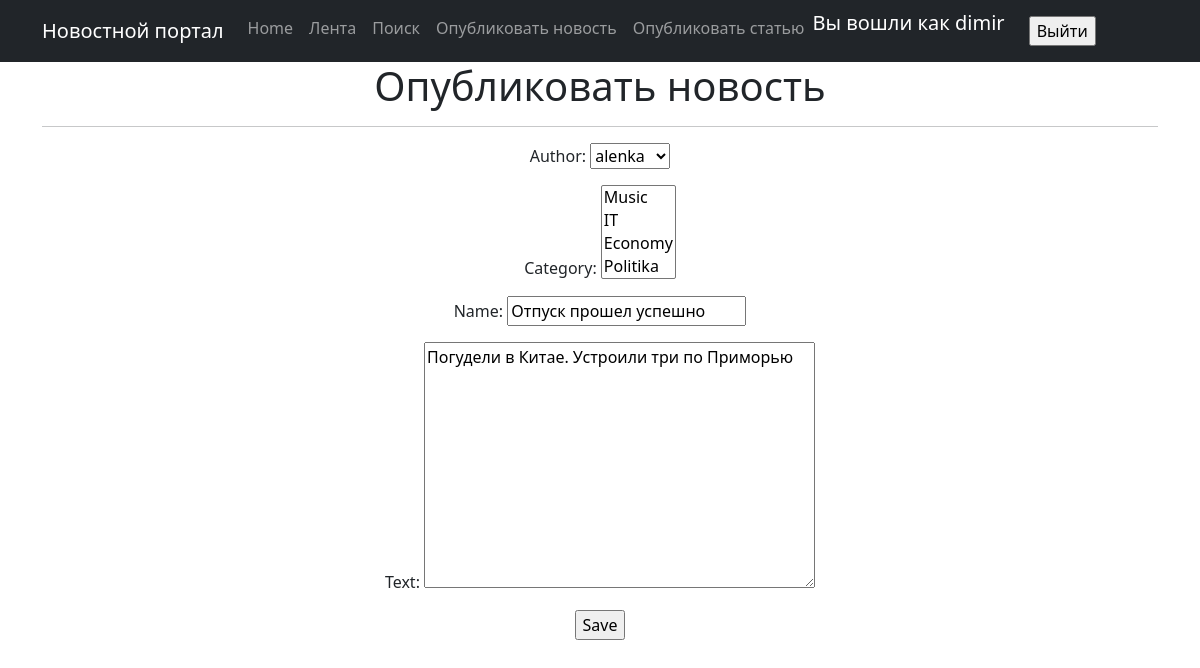
Page /posts/4/news/update/ (signed in) on the earlier database version.
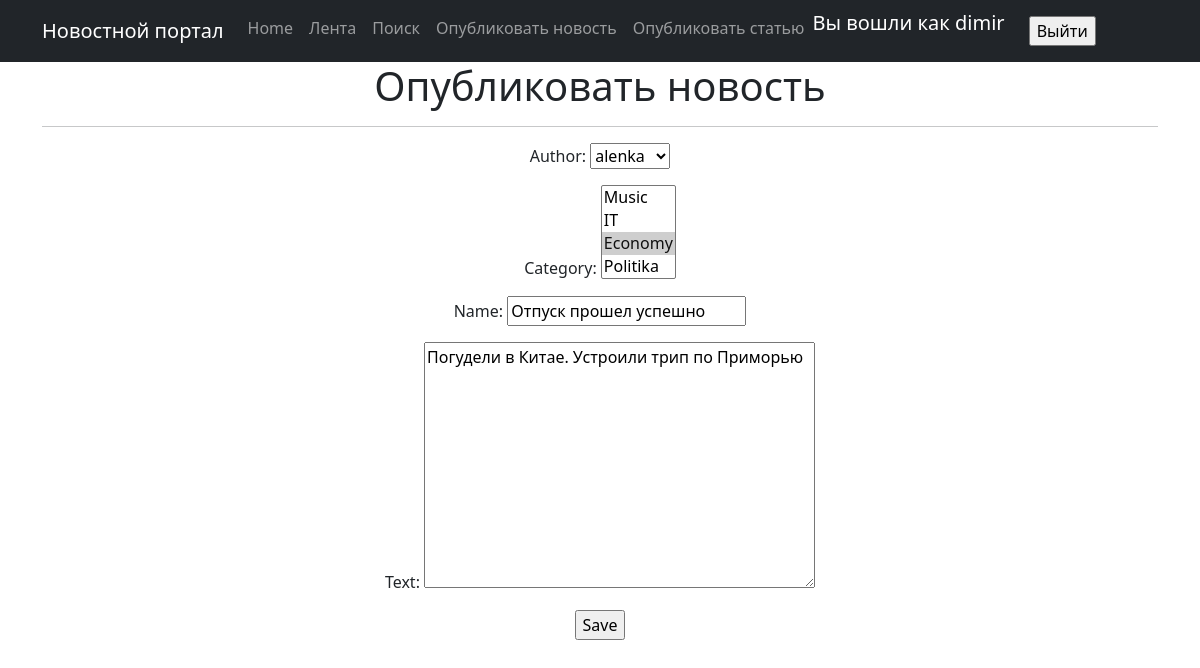
Same page on the later database version.
### news/models.py (models this page shows, shortened)
class Post(models.Model):
    article = 'AR'
    news = 'NE'
    POSITIONS = [
        (article, 'Статья'),
        (news, 'Новость')
    ]
    author = models.ForeignKey(Author, on_delete=models.CASCADE)
    time_in = models.DateField(auto_now_add=True)
    article_or_news = models.CharField(max_length=2, choices=POSITIONS, default=news)
    category = models.ManyToManyField(Category, through='PostCategory', blank=True, related_name='category')
    name = models.CharField(max_length=140, default='name')
    text = models.TextField()
    rating = models.IntegerField(default=0)

### news/views.py (the view)
# urls.py: path('<int:pk>/news/update/', UpdatePost.as_view(), name='news_update'),
class UpdatePost(LoginRequiredMixin, PermissionRequiredMixin, UpdateView):
    permission_required = ('news.change_post',)
    form_class = PostForm
    model = Post
    template_name = 'news_edit.html'

### news/forms.py
class PostForm(forms.ModelForm):
    class Meta:
        model = Post
        fields = ['author', 'category', 'name', 'text']

### news/models.py (called while the page is built)
    def __str__(self):
        return self.user.username

    def __str__(self):
        return self.name

### templates/news_edit.html (shortened to what this page needs)
{% extends 'flatpages/default.html' %}
{% block content %}
{% if request.path  == '/posts/articles/create/' %}
    <h1>Опубликовать статью</h1>
{% else %}
    <h1>Опубликовать новость</h1>
{% endif %}
<hr>
<form action="" method="post">
    {{ form.as_p }}
    <input type="submit" value="Save" />
</form>
{% endblock content %}

Differences in the rows shown:
changed Post "alenka": text "Погудели в Китае. Устроили три по Приморью" → "Погудели в Китае. Устроили трип по Приморью"
Other differences:
form field category: "Music / IT / Economy / Politika" → "Music / IT / Economy ☑ / Politika"
